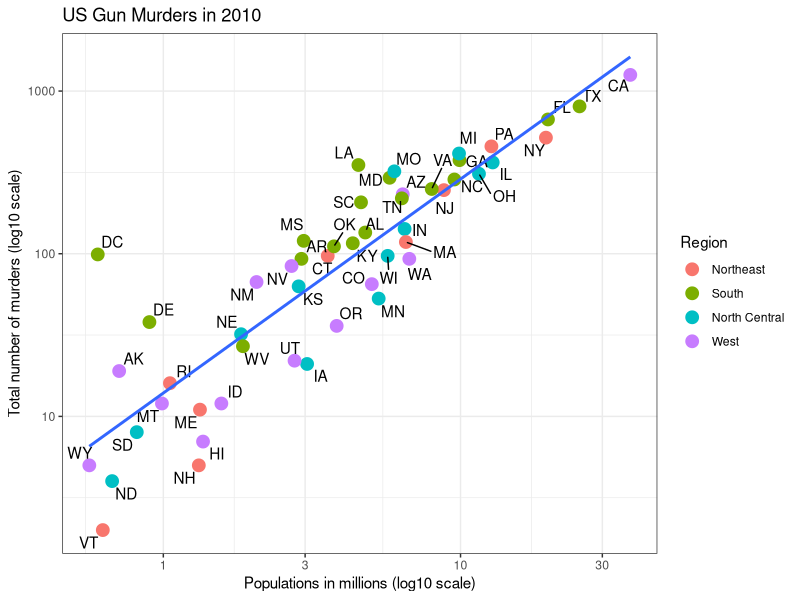

Write R code to recreate this figure.
## ---- chunk 1
# loading packages 
library(tidyverse)
library(knitr)
library(ggthemes)
library(ggrepel)
library(dslabs)
## ---- chunk 2
# Load Data

Target <- read.csv("Target - Sheet1.csv", header = TRUE)
Variables <- read.csv("Variables - Sheet1.csv", header = TRUE)

# Print the first few rows of the data frame to verify it loaded correctly


kable(head(Target))

kable(head(Variables))

ggplot1 = murders %>% ggplot(mapping = aes(x=population/10^6, y=total)) 

  ggplot1 + geom_point(aes(col=region), size = 4) +
  geom_text_repel(aes(label=abb)) +
  scale_x_log10() +
  scale_y_log10() +
  geom_smooth(formula = "y~x", method=lm,se = F)+
  xlab("Populations in millions (log10 scale)") + 
  ylab("Total number of murders (log10 scale)") +
  ggtitle("US Gun Murders in 2010") +
  scale_color_discrete(name = "Region")+
      theme_bw()
  

## ---- chunk 3
